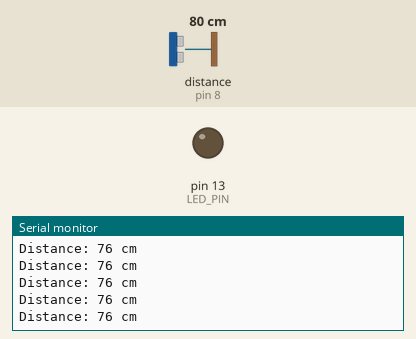
Simulated run of this program. Board: Arduino Uno, built with avr-gcc and run on an emulated ATmega328P. Parts: output pins drawn as LEDs (lit = HIGH), the last lines printed to the serial monitor. Wiring (inferred from the names in the program): ultrasonic range finder: trigger pin 9; echo pin 8. The test bench sets the inputs (shaded band); at power-on: distance to the obstacle (sensor on pin 8) 80 cm. The echo pulse lasts 58.3 µs per cm; pins used as bus, display or sensor lines are not drawn.

Above: at 0.8 s.
0.9 s: distance to the obstacle (sensor on pin 8) set to 250 cm
At 0.92 s:
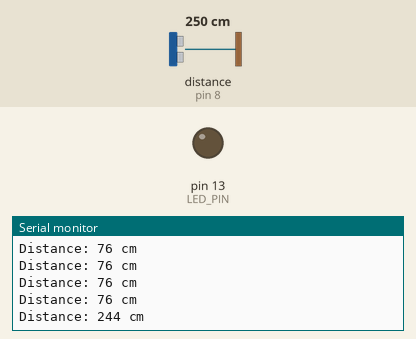
3.9 s: distance to the obstacle (sensor on pin 8) set to 2 cm
At 4.7 s:
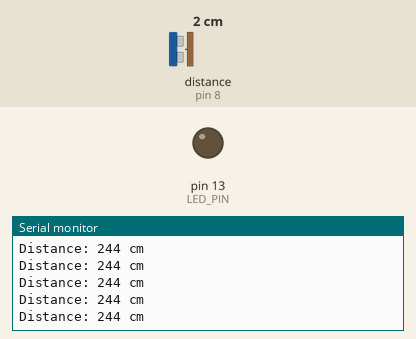
Timing chart, 0 to 6.9 s (numbered marks = the images above; inputs shaded):
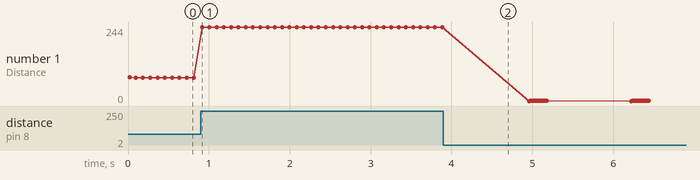

The program:

main.cpp
```cpp
#include <Arduino.h>
#include <Wire.h>
#include <Arduino_FreeRTOS.h>
#include <semphr.h>
#include "../include/UltrasonicSensor.h"
#include "../include/I2CProtocol.h"

// Pin definitions for ultrasonic sensor
#define TRIGGER_PIN 9
#define ECHO_PIN 8
#define LED_PIN 13 // Built-in LED

// Task periods
#define SENSOR_TASK_PERIOD 100 // ms
#define BUFFER_UPDATE_PERIOD 50 // ms

// I2C slave address
#define I2C_SLAVE_ADDRESS 9

// Task handles
TaskHandle_t sensorTaskHandle;
TaskHandle_t bufferUpdateTaskHandle;

// Mutex for shared buffer protection
SemaphoreHandle_t bufferMutex;

// Shared buffer for I2C communication
DataPacket responsePacket;
volatile int currentDistance = 0;

// Ultrasonic sensor instance
UltrasonicSensor sensor(TRIGGER_PIN, ECHO_PIN);

// Function declarations
void sensorTask(void *pvParameters);
void bufferUpdateTask(void *pvParameters);
void requestEvent();

void setup() {
  Serial.begin(9600);
  Serial.println("Slave initializing...");

  // Initialize sensor
  sensor.init();

  // Initialize I2C as slave
  Wire.begin(I2C_SLAVE_ADDRESS);
  Wire.onRequest(requestEvent);

  // LED pin for debugging
  pinMode(LED_PIN, OUTPUT);

  // Create mutex
  bufferMutex = xSemaphoreCreateMutex();

  // Create tasks
  xTaskCreate(
    sensorTask,
    "SensorTask",
    128,
    NULL,
    2,
    &sensorTaskHandle
  );

  xTaskCreate(
    bufferUpdateTask,
    "BufferTask",
    128,
    NULL,
    1,
    &bufferUpdateTaskHandle
  );

  // Start scheduler
  vTaskStartScheduler();
}

void loop() {
  // Empty - FreeRTOS scheduler takes over
}

// Task to read sensor data periodically
void sensorTask(void *pvParameters) {
  TickType_t xLastWakeTime = xTaskGetTickCount();

  while (1) {
    // Read distance from sensor
    int distance = sensor.readDistance();

    // Update shared distance variable
    if (xSemaphoreTake(bufferMutex, pdMS_TO_TICKS(10)) == pdTRUE) {
      currentDistance = distance;
      xSemaphoreGive(bufferMutex);
    }

    // Debug output
    Serial.print("Distance: ");
    Serial.print(distance);
    Serial.println(" cm");

    // Flash LED to show task running
    digitalWrite(LED_PIN, HIGH);
    vTaskDelay(pdMS_TO_TICKS(10));
    digitalWrite(LED_PIN, LOW);

    // Wait for next cycle
    vTaskDelayUntil(&xLastWakeTime, pdMS_TO_TICKS(SENSOR_TASK_PERIOD));
  }
}

// Task to update the shared buffer with latest data
void bufferUpdateTask(void *pvParameters) {
  TickType_t xLastWakeTime = xTaskGetTickCount();

  while (1) {
    if (xSemaphoreTake(bufferMutex, pdMS_TO_TICKS(10)) == pdTRUE) {
      // Create packet from latest distance reading
      I2CProtocol::createDistancePacket(responsePacket, currentDistance);
      xSemaphoreGive(bufferMutex);
    }

    // Wait for next cycle
    vTaskDelayUntil(&xLastWakeTime, pdMS_TO_TICKS(BUFFER_UPDATE_PERIOD));
  }
}

// I2C request event handler - called when master requests data
void requestEvent() {
  // No need for mutex here as we're just sending the current state of the packet
  // which is safely updated by the buffer update task
  Wire.write((byte*)&responsePacket, sizeof(DataPacket));
}
```

I2CProtocol.h
```cpp
#ifndef I2C_PROTOCOL_H
#define I2C_PROTOCOL_H

#include <Arduino.h>

// Protocol definitions
#define PROTOCOL_HEAD      0xAA  // Start of message
#define MAX_PAYLOAD_SIZE   8     // Maximum size of payload

// Packet structure
typedef struct {
    uint8_t head;         // Protocol header (0xAA)
    uint8_t length;       // Length of payload
    uint8_t payload[MAX_PAYLOAD_SIZE];  // Data payload
    uint8_t checksum;     // Simple checksum for verification
} DataPacket;

class I2CProtocol {
public:
    // Calculate checksum (simple byte sum)
    static uint8_t calculateChecksum(const DataPacket& packet);

    // Create a data packet with distance information
    static void createDistancePacket(DataPacket& packet, int distance);

    // Verify if packet is valid (correct header and checksum)
    static bool isPacketValid(const DataPacket& packet);
};

#endif // I2C_PROTOCOL_H 
```

UltrasonicSensor.h
```cpp
#ifndef ULTRASONIC_SENSOR_H
#define ULTRASONIC_SENSOR_H

#include <Arduino.h>

class UltrasonicSensor {
private:
    uint8_t trigPin;
    uint8_t echoPin;

public:
    UltrasonicSensor(uint8_t trigPin, uint8_t echoPin);
    void init();
    int readDistance();
};

#endif // ULTRASONIC_SENSOR_H 
```

I2CProtocol.cpp
```cpp
#include "../include/I2CProtocol.h"

uint8_t I2CProtocol::calculateChecksum(const DataPacket& packet) {
    uint8_t sum = 0;

    // Add header
    sum += packet.head;

    // Add length
    sum += packet.length;

    // Add payload bytes
    for (int i = 0; i < packet.length; i++) {
        sum += packet.payload[i];
    }

    return sum;
}

void I2CProtocol::createDistancePacket(DataPacket& packet, int distance) {
    // Setup header
    packet.head = PROTOCOL_HEAD;

    // Convert int to bytes (assuming 2-byte int)
    packet.payload[0] = (distance >> 8) & 0xFF;  // High byte
    packet.payload[1] = distance & 0xFF;         // Low byte

    // Set payload length
    packet.length = 2;

    // Calculate checksum
    packet.checksum = calculateChecksum(packet);
}

bool I2CProtocol::isPacketValid(const DataPacket& packet) {
    // Check header
    if (packet.head != PROTOCOL_HEAD) {
        return false;
    }

    // Check payload length is valid
    if (packet.length > MAX_PAYLOAD_SIZE) {
        return false;
    }

    // Verify checksum
    uint8_t calculatedChecksum = calculateChecksum(packet);
    return (calculatedChecksum == packet.checksum);
} 
```

UltrasonicSensor.cpp
```cpp
#include "../include/UltrasonicSensor.h"

UltrasonicSensor::UltrasonicSensor(uint8_t trigPin, uint8_t echoPin) : trigPin(trigPin), echoPin(echoPin) {
}

void UltrasonicSensor::init() {
    pinMode(trigPin, OUTPUT);
    pinMode(echoPin, INPUT);
}

int UltrasonicSensor::readDistance() {
    // Clear the trigger pin
    digitalWrite(trigPin, LOW);
    delayMicroseconds(5);

    // Set the trigger pin high for 10 microseconds
    digitalWrite(trigPin, HIGH);
    delayMicroseconds(10);
    digitalWrite(trigPin, LOW);

    // Read the echo pin, returns the sound wave travel time in microseconds
    long duration = pulseIn(echoPin, HIGH);

    // Calculate the distance
    int distance = duration * 0.034 / 2;

    return distance;
} 
```

Measured:
- after the input at 0.9 s, the serial monitor: prints a new line at once (image 1)
- plotted number 1: 76 → 244 after the input at 0.9 s, 244 → 1 after the input at 3.9 s
